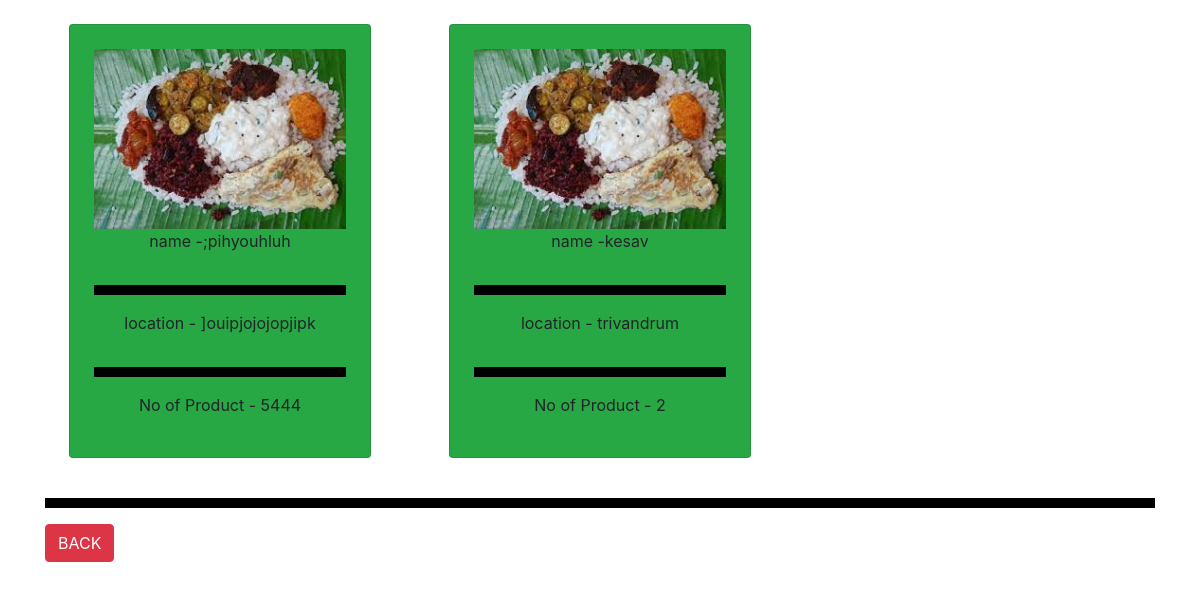
The page /foodu on the database its author committed.
### app/models.py (models this page shows)
class food(models.Model):
    name = models.CharField(max_length = 100 )
    loc = models.CharField(max_length = 100 )
    p = models.IntegerField(default=1)

### app/views.py (the view)
# urls.py: path('foodu',views.foodu,name="foodu"),
def foodu(request):
    form   = food.objects.all()
    return render (request , 'app/foodu.html',{'form':form})

### app/templates/app/foodu.html (shortened to what this page needs)
{% extends 'app/base.html' %}
{% block content %}
<div class="container">
    <div class="row">
        {%  if form %}
        {% for s in form %}
            <div class="col-sm-4">
                <div class="card m-4  p-4 bg-success">
                    <img alt="" class="card-img-top">
                    <p class="text-center "> name -{{ s.name }}</p>
                    <hr>
                    <p class="text-center "> location - {{ s.loc }}</p>
                    <hr>
                    <p class="text-center "> No of Product - {{ s.p }}</p>
                </div>
            </div>
        {% endfor%}
        {% else %}
        <div class="col-sm-4">
            <h4 class="text-center alert alert-warning">NO REQUEST</h4>
        </div>
        {% endif %}
    </div>
    <hr>
            <a href="{% url 'index'   %}" class="btn btn-danger">BACK</a>
</div>
{% endblock content %}

### app/templates/app/base.html (shortened to what this page needs)
<!DOCTYPE html>
<html lang="en">
<head>
    <link rel="stylesheet" href="https://cdn.jsdelivr.net/npm/bootstrap@4.0.0/dist/css/bootstrap.min.css">
</head>
<body>
    {% block content %} {% endblock content %}
</body>
</html>

### app/templates/app/base.html (style rules this page uses)
hr { border:5px solid black; }

### rows shown on the page
food: name ";pihyouhluh", loc "]ouipjojojopjipk", p "5444"
food: name "kesav", loc "trivandrum", p "2"
